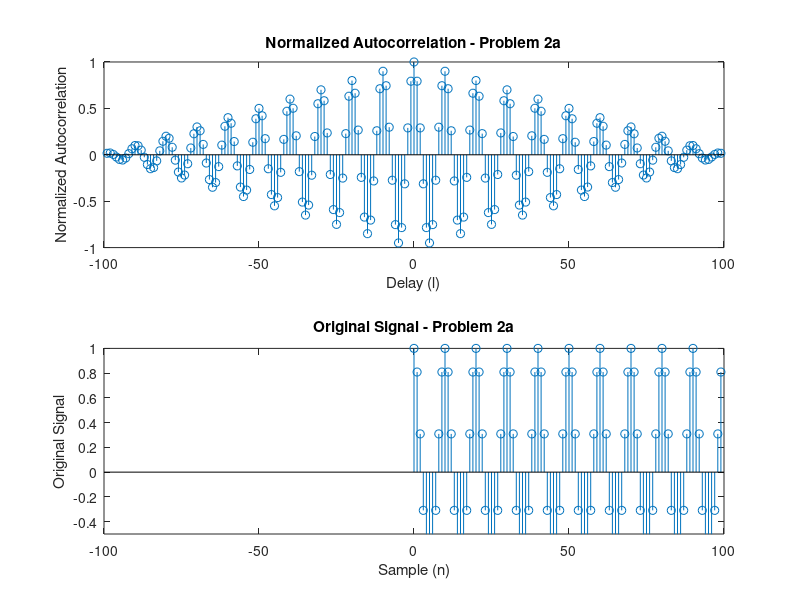
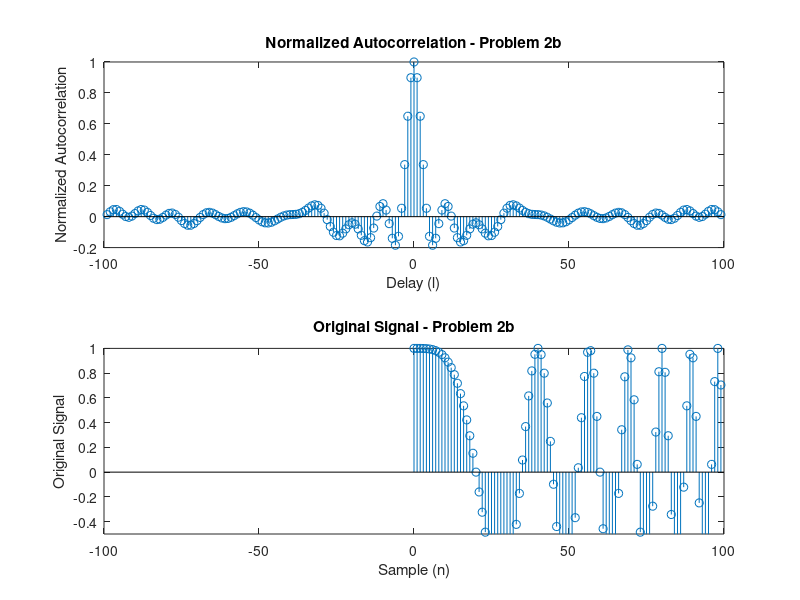

Reproduce these figures in MATLAB, in order.
%% Problem 2
n = 0:99;
x_a = @(n) cos(2.*pi.*.1.*n).*(n>=0).*(n<=99);
[ac1, lags1] = xcorr(x_a(n), 'coeff');

figure(1)
subplot(2,1,1)
stem(lags1, ac1)
title('Normalized Autocorrelation - Problem 2a')
ylabel('Normalized Autocorrelation')
xlabel('Delay (l)')

subplot(2,1,2)
stem(n, x_a(n))
title('Original Signal - Problem 2a')
ylabel('Original Signal')
xlabel('Sample (n)')
axis([-100 100 -.5 1])

%% 
x_b = @(n) cos(2.*pi.*(n.*n./1600)).*(n>=0).*(n<=99);
[ac2, lags2] = xcorr(x_b(n), 'coeff');

figure(2)
subplot(2,1,1)
stem(lags2, ac2)
title('Normalized Autocorrelation - Problem 2b')
ylabel('Normalized Autocorrelation')
xlabel('Delay (l)')

subplot(2,1,2)
stem(n, x_b(n))
title('Original Signal - Problem 2b')
ylabel('Original Signal')
xlabel('Sample (n)')
axis([-100 100 -.5 1])

%% Noisy
% noise
n_noise = 1:10000;

% Normalize for energy levels
count_a = 0;
for i = 1:100
    rand = randn(1,10000);
    x_norm = x_a(n_noise-2000)./sqrt(sum(x_a(n_noise).^2));
    rand_noise = rand(n_noise);
    % Scale noise down to .1
    y = 5.*x_norm+rand_noise;
    [ac3, lags3] = xcorr(y, x_a(n));
    [value_max, x_max] = max(ac3);
    % 2000 = compensate for delay
    % 10,000 = converting from lag back to n
    % Indexing fucking blows
    estimate = x_max - 10000 - 2000 + 1;
    if(estimate == 0)
       count_a = count_a + 1;
    end
end
count_a

% Normalize for energy levels
count_b = 0;
for i = 1:100
    rand = randn(1,10000);
    x_norm = x_b(n_noise-2000)./sqrt(sum(x_b(n_noise).^2));
    rand_noise = rand(n_noise);
    % Scale noise down to .1
    y = 5.*x_norm+rand_noise;
    [ac4, lags4] = xcorr(y, x_b(n));
    [value_max, x_max] = max(ac4);
    % 2000 = compensate for delay
    % 10,000 = converting from lag back to n
    % Indexing fucking blows
    estimate = x_max - 10000 - 2000 + 1;
    if(estimate == 0)
       count_b = count_b + 1;
    end
end
count_b

% 2e: Choose better
n = 0:99;
noise = load('ultra_test.txt')';
[ac5, lags5] = xcorr(noise, x_b(n));
[value_max, x_max] = max(ac5);
% Starts recording time 0
% End of signal is at -99
f = 100000;
s = 1000;
dist = .5.*s.*(x_max - length(noise))./f
